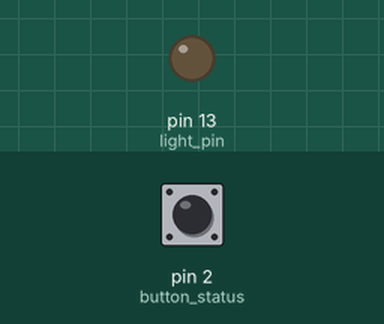
A sketch run on a simulated Arduino Uno, built with avr-gcc and run on an emulated ATmega328P. Shown: output pins drawn as LEDs (lit = HIGH). The inputs (shaded band) are chosen by the test bench; at power-on: pin 2 (button_status) LOW.

Above: at 1.2 s.
1.3 s: pin 2 (button_status) pulled HIGH for 0.15 s
At 2.1 s:
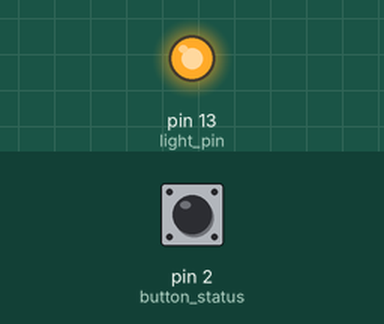
Timing chart, 0 to 10.4 s (numbered marks = the images above; inputs shaded):
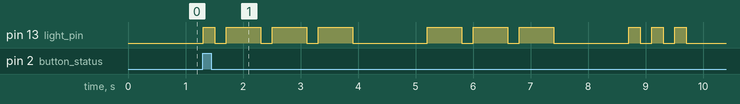

The sketch:

Task_1.1P.ino
```cpp
//C++ Code
int light_pin = 13;

//Getting pin number for button
int button_status = 2;

//Setting dotdelay for 200ms
int dotdelay = 200;

//Value to check if button is pressed
bool pressed = true;

//Condition set so that once I complete repeated button press
//No matter how much the button has been pressed, it goes back to reset
bool back = false;

//My name represented as a char array
char* name[] = {
  ".---",//J
  "---", //O
  "...", //S
  "....",//H
  "..-", //U
  ".-"   //A
};

//Things I need to setup before going to the loop
void setup()
{
    pinMode(light_pin, OUTPUT);
  	pinMode(button_status, INPUT);
    attachInterrupt(0,interruptFunction, CHANGE);
}

//Catches if I press the button during when the while the loop occurs
void interruptFunction()
{
  bool c_state = digitalRead(button_status);
  if (c_state == true)
  {
    logic();
    back = true;
  }
}

//main loop
void loop()
{
  	//I want no interrupts because when I press the button, I want it to not
    //return straight away to the loop & I want it to execute the code
  	noInterrupts();
  	bool current_state = digitalRead(button_status);
  	//Setting back, back to false
  	back = false;
  	if (current_state == pressed)
    {
      //Needed to seperate the process between choosing the current state and
      //looping through the letters of my name
      logic();

    }
}

//Logic for iterating through each letter
void logic()
{
  noInterrupts();
  int i = 0;
  delay(500);
  //And condition makes sure if one isn't there, the whole thing shuts down
  while (i < 6 && back != true)
  {
    interrupts();
    //Using the char array to do sequence for each letter
    morseCodeSequence(name[i]);
    delay(500);
    i++;
  }
}

//Here, while looping what to do for each char in an array of characters
void morseCodeSequence(char* sequence)
{
    int i = 0;

  	//For last method so that it doesn't do anything if back equals true
    while (sequence[i] != NULL && back != true)
    {
  		bool c_state = digitalRead(button_status);
      	//Function to output light sequence for morse code
        outputSequence(sequence[i]);
        i++;
    }

    delay(dotdelay * 3);
}

//Output sequence function
void outputSequence(char DoD)
{
  	//Turn light on
    digitalWrite(light_pin, HIGH);
  	//Change function depending of if - or . detected, it leaves light on for certain time period
  	if (DoD == '.')
    {
        delay(dotdelay);
    }
    else
    {
        delay(dotdelay * 3);
    }
  	//Turns off light sequence
    digitalWrite(light_pin, LOW);
    delay(dotdelay);
}
```

test.cpp
```cpp
int ButtonState = 0;

void setup()
{
  pinMode(2, INPUT);
  pinMode(LED_BUILTIN, OUTPUT);
}

void loop()
{
  // read state of the pushbutton
  ButtonState = digitalRead(2);
  // check if  pressed
  if (ButtonState < HIGH) {
    digitalWrite(LED_BUILTIN, HIGH);
  } else {
    digitalWrite(LED_BUILTIN, LOW);
  }
  delay(10); // Delay a little bit to improve simulation performance
}
```

Measured:
- after the input at 1.3 s, pin 13 (light_pin): LOW → HIGH at once, → LOW 0.20 s later, → HIGH 0.20 s later, → LOW 0.60 s later, … (20 changes in this stretch)
